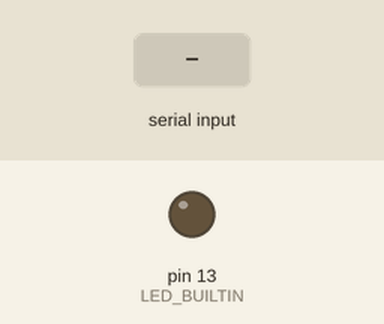
Simulated run of this sketch. Board: Arduino Uno, built with avr-gcc and run on an emulated ATmega328P. Parts: output pins drawn as LEDs (lit = HIGH). The inputs (shaded band) are chosen by the test bench.

Above: at 1.2 s.
1.3 s: "1" received over Serial
At 2.5 s:
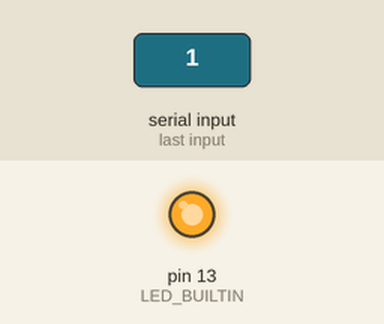
2.8 s: "0" received over Serial
At 3.8 s:
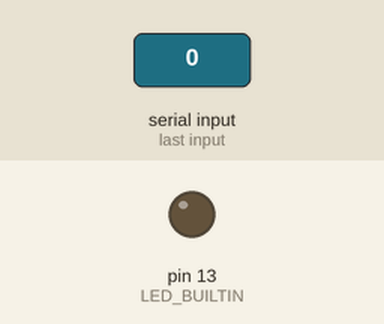
Timing chart, 0 to 5.8 s (numbered marks = the images above; inputs shaded):
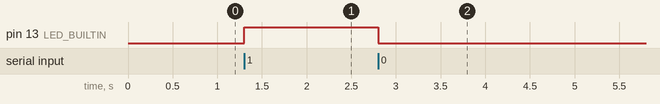

The sketch:

Blink.ino
```cpp
void setup() {
  pinMode(LED_BUILTIN, OUTPUT);
  Serial.begin(9600);
}

void loop() {

  if(Serial.available() > 0){
    int input = Serial.read();

    if(input == '1'){
      digitalWrite(LED_BUILTIN, HIGH);
    }else if(input == '0'){
      digitalWrite(LED_BUILTIN, LOW);
    }
  }


}
```

Measured:
- after the input at 1.3 s, pin 13 (LED_BUILTIN): LOW → HIGH at once
- after the input at 2.8 s, pin 13 (LED_BUILTIN): HIGH → LOW at once
